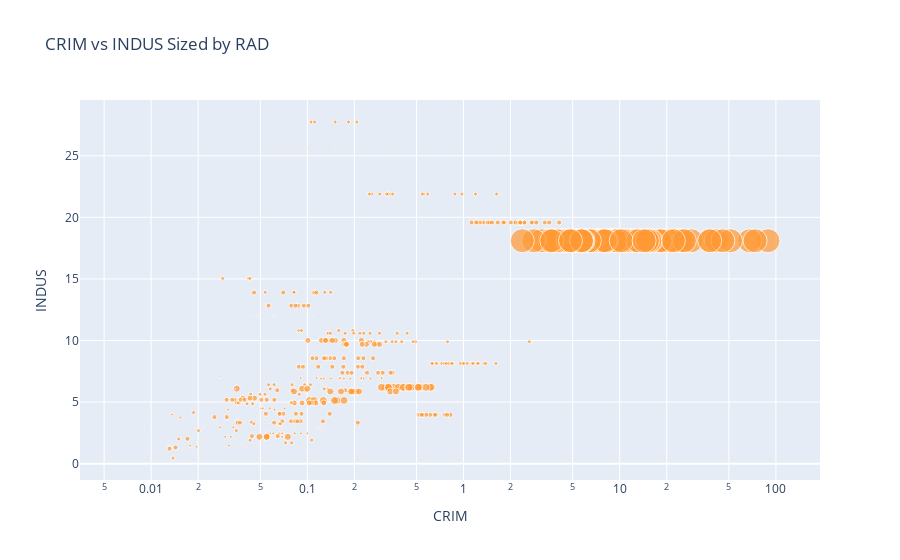

The cell this chart's notebook holds for it:
### Code cell
df.iplot(
    x='CRIM',
    y='INDUS',
    #size=df['RAD'].to_numpy(),
    size=df['RAD']/1,
    #size=1,
    text='RAD',
    mode='markers',
    # Log xaxis
    layout=dict(
        xaxis=dict(type='log', title='CRIM'),
        yaxis=dict(title='INDUS'),
        title='CRIM vs INDUS Sized by RAD'))

### Figure 1 — Plotly figure (JSON) as saved in the notebook; plotly's stock layout.template omitted (floating-point values rounded to 4 significant figures; data arrays with more than 128 entries replaced by an {"elided": "..."} marker saying what was removed)
{"data": [{"line": {"color": "rgba(255, 153, 51, 1.0)", "dash": "solid", "shape": "linear", "width": 1.3}, "marker": {"size": {"elided": "506 int values"}, "symbol": "circle"}, "mode": "markers", "name": "INDUS", "text": {"elided": "506 int values"}, "type": "scatter", "x": {"elided": "506 float values"}, "y": {"elided": "506 float values"}}], "layout": {"title": {"text": "CRIM vs INDUS Sized by RAD"}, "xaxis": {"title": {"text": "CRIM"}, "type": "log"}, "yaxis": {"title": {"text": "INDUS"}}}}
